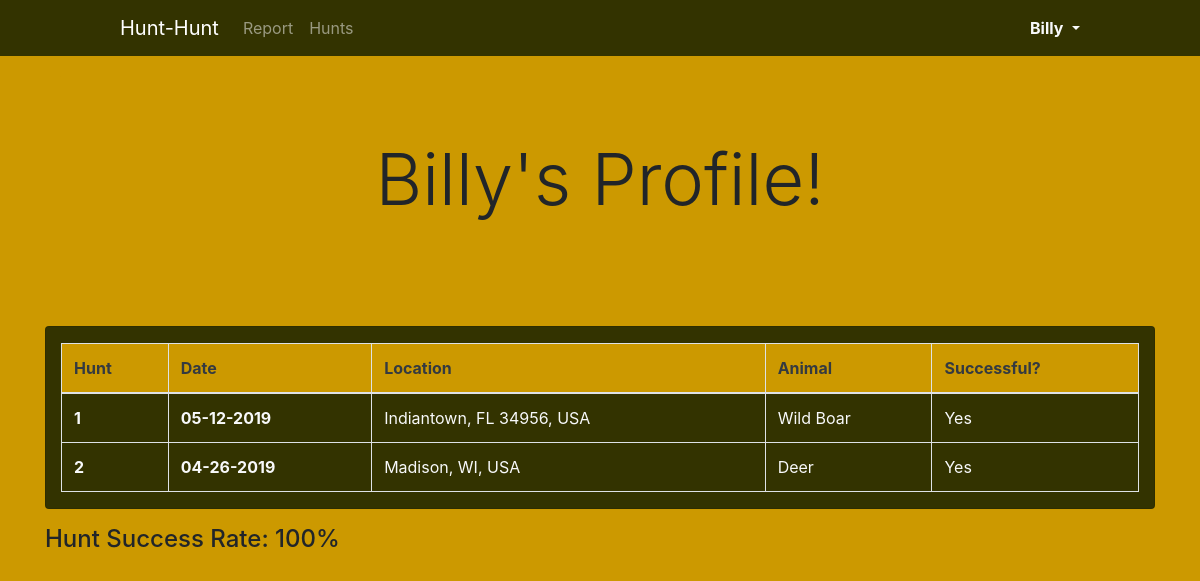
The app's page /account.php (signed in) with its own data.
### tables this page shows
CREATE TABLE `hunts` (
  `hunt_id` int(11) NOT NULL,
  `huntDate` date NOT NULL,
  `isSuccess` varchar(10) NOT NULL,
  `animal_id` int(11) NOT NULL,
  `location_id` int(11) NOT NULL,
  `user_id` int(11) NOT NULL
);

CREATE TABLE `locations` (
  `location_id` int(11) NOT NULL,
  `locationName` varchar(64) NOT NULL,
  `longitude` double NOT NULL,
  `latitude` double NOT NULL
);

CREATE TABLE `animals` (
  `animal_id` int(11) NOT NULL,
  `animalName` varchar(64) NOT NULL
);

### account.php (the view, shortened to what this page needs)
<!DOCTYPE html>
<html>
  <head>
    <link rel="stylesheet" href="https://stackpath.bootstrapcdn.com/bootstrap/4.3.1/css/bootstrap.min.css">
    <link rel="stylesheet" type="text/css" href="hunt.css">
  </head>
  <body>
    <?php include 'nav.php' ?>
    <div class="container">
			<div class="row mx-auto">
        <div class="col-12">
          <div class="jumbotron yellow">
            <h1 class="display-3 text-green"><?php echo $_SESSION['username']; ?>'s Profile!</h1>
          </div>
        </div>
          <?php
            $user_id = $_SESSION['user_id'];
            $updateStatement = $conn->prepare("SELECT * FROM hunts INNER JOIN users ON hunts.user_id=users.user_id
                                          INNER JOIN animals ON hunts.animal_id = animals.animal_id
                                            INNER JOIN locations ON hunts.location_id = locations.location_id
                                              WHERE hunts.user_id='$user_id' ORDER BY huntDate DESC");
            $updateStatement->execute();
            $userHunts = $updateStatement->fetchAll();
            $nHunts = 0;
            $nSuccess = 0;
            foreach($userHunts as $hunt){
              $nHunts += 1;
              if($hunt['isSuccess'] == 'true'){
                $nSuccess += 1;
              }
            }
            if($nHunts > 0){ ?>
        <div class="col-12 card green text-light pt-3">
          <table class="table text-light table-bordered">
            <thead class="yellow text-dark">
              <tr>
                <th scope="col">Hunt</th>
                <th scope="col">Date</th>
                <th scope="col">Location</th>
                <th scope="col">Animal</th>
                <th scope="col">Successful?</th>
              </tr>
            </thead>
            <tbody>
              <?php
              $count = 1;
               foreach($userHunts as $hunt){
                if($hunt['isSuccess'] == 'true'){
                  $success = 'Yes';
                }else{
                  $success = 'No';
                }
                $dateToString = $hunt['huntDate'];
                $dateSplit = explode("-", $dateToString);
                $stringDate = $dateSplit[1] . '-' . $dateSplit[2] . '-' . $dateSplit[0];
                $text = 'A' . $success . $hunt['animalName'] . ' hunt.'; ?>
                <tr>
                  <th scope="row"><?php echo $count; ?></th>
                  <th ><?php echo $stringDate; ?></th>
                  <td><?php echo $hunt['locationName']; ?></td>
                  <td><?php echo $hunt['animalName']; ?></td>
                  <td><?php echo $success ?></td>
                </tr>
              <?php $count++; }?>
            </tbody>
          </table>
        </div>
        <h4 class="mt-3 mb-5">Hunt Success Rate: <?php  echo $nSuccess/$nHunts *100 . '%'; ?></h4>
        <?php } else {?>
        <div class="col-12 card green text-light pt-2 mb-5 ">
          <h3 class="text-center">You have yet to register a hunt! Once you start registering, you can view your hunts and stats here.</h3>
        </div>
        <?php } ?>
			</div>
    </div>
  </body>
</html>

### hunt.css (style rules this page uses)
body { background-color: #CC9900; }
.green { background-color: #333300; }
.yellow { background-color: #CC9900; }
h1 { text-align: center; }

### records on screen
hunts: huntDate "05-12-2019", location.locationName "Indiantown, FL 34956, USA", animal.animalName "Wild Boar", isSuccess "Yes"
hunts: huntDate "04-26-2019", location.locationName "Madison, WI, USA", animal.animalName "Deer", isSuccess "Yes"

### other values on screen
$_SESSION['username'] "Billy"
$nSuccess/$nHunts *100 "100"
